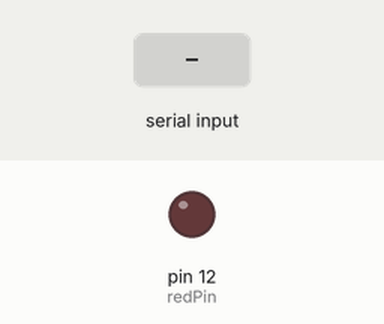
Recording of a sketch running on a simulated Arduino Uno, built with avr-gcc and run on an emulated ATmega328P. On the bench: output pins drawn as LEDs (lit = HIGH). Dashed ring = blinking. The test bench sets the inputs (shaded band). What the sketch prints to the serial monitor is not drawn.

Above: at 1.2 s.
1.3 s: "90,45\n" received over Serial
At 1.7 s:
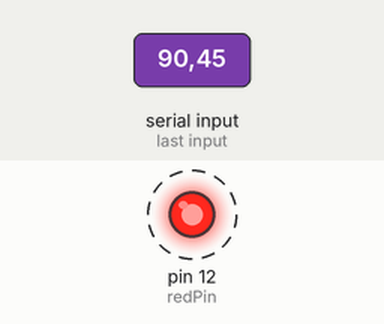
Timing chart, 0 to 10.3 s (numbered marks = the images above; inputs shaded):
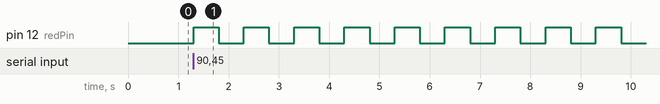

The sketch:

sketch_dec31d_ReadDatafromSerialPort_2.ino
```cpp
int numBlinks;
String msg = "How many blinks do you want: "; // Ask user how many times to blink, then pass in to var msg.
int j;  // let j be a counter.
int bt = 500; // bt means Blink time.
int redPin = 12;

void setup() {
  // put your setup code here, to run once:
Serial.begin(9600);
pinMode(redPin,OUTPUT);

}

void loop() {
  // put your main code here, to run repeatedly:
Serial.println(msg);  // We ask.

while (Serial.available() == 0){  // We wait, as long as user have not entered a number greater than 0.
}

numBlinks = Serial.parseInt(); // We read it.

for (j = 1; j <= numBlinks; j = j + 1){
  digitalWrite(redPin,HIGH);
  delay(bt);
  digitalWrite(redPin,LOW);
  delay(bt);

}

}

// https://www.youtube.com/watch?v=7aP5KL5clWA
// To get data from the serial monitor, you got to do three things:
// First, ask for it.
// Second, wait for it.
// Third, read it.
// Threfore, Ask -> Wait -> Read.
```

Measured:
- after the input at 1.3 s, pin 12 (redPin): alternates HIGH for 0.50 s and LOW for 0.50 s, starting at once
